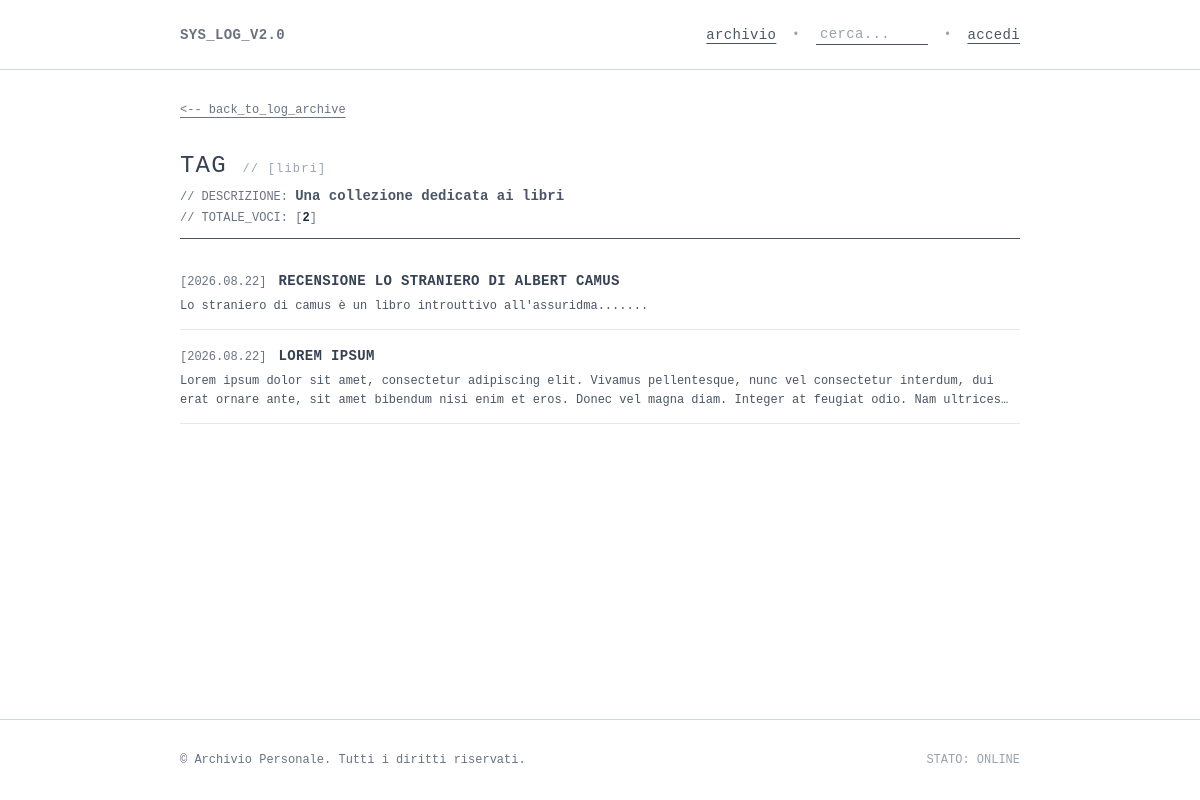
The app's page /tag/5/, older data.
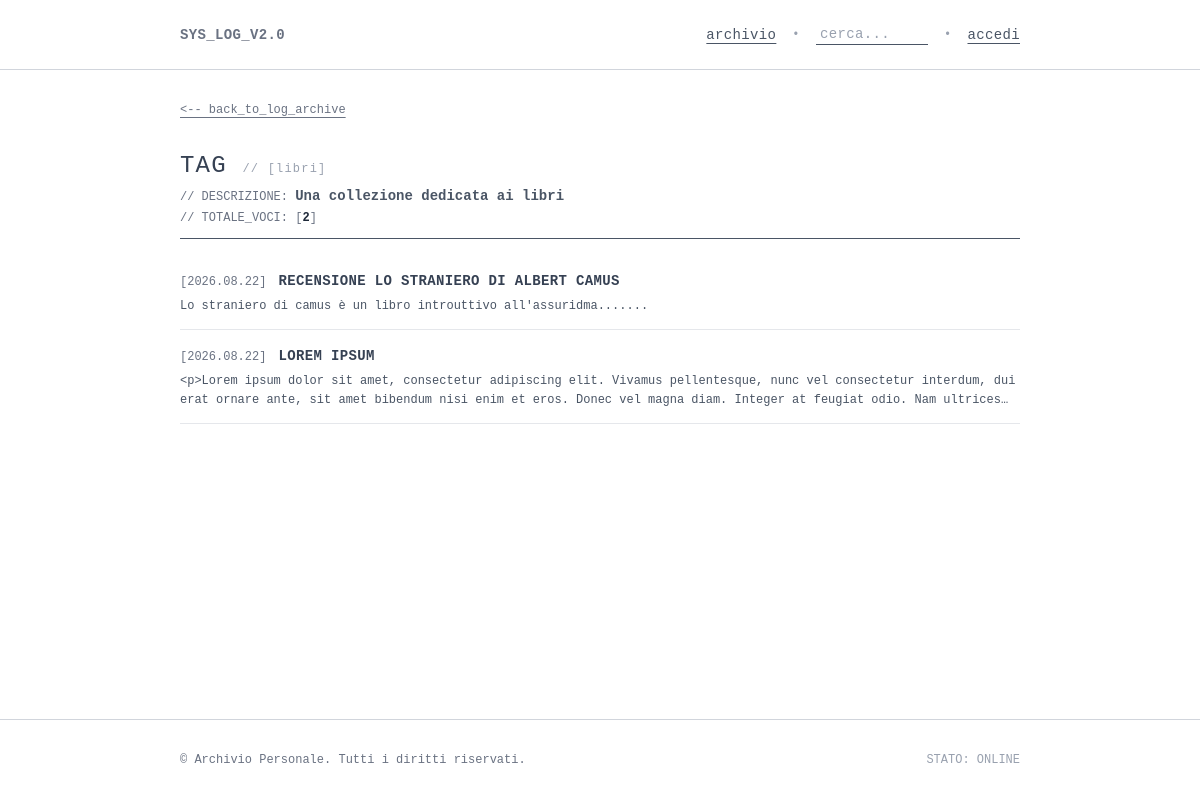
The same page, newer data.
### blog_app/models.py (models this page shows, shortened)
class Post(models.Model):
    author = models.ForeignKey(User, on_delete=models.CASCADE, related_name='posts')
    title = models.CharField(max_length=200)
    text = models.TextField()
    date = models.DateTimeField(auto_now_add=True)
    tags = models.ManyToManyField(Tag, related_name='posts', blank=True)
    likes = models.ManyToManyField(User, related_name='liked_posts', blank=True)
    class Meta:
        verbose_name_plural = 'posts'

### blog_app/views.py (the view)
# urls.py: path('tag/<int:tag_id>/', views.tag, name='tag'),
def tag(request, tag_id):
    tag = get_object_or_404(Tag, id=tag_id)
    posts = tag.posts.all()
    context = {
        'tag': tag,
        'posts': posts,
    }
    return render(request, 'blog_app/tag.html', context)

### blog_app/templates/blog_app/tag.html (shortened to what this page needs)
{% extends 'blog_app/base.html' %}
{% block content %}
<div class="mb-6 sm:mb-8 font-mono text-xs">
  <a href="{% url 'blog_app:posts' %}" class="text-gray-500 hover:text-black underline underline-offset-4">
    &lt;-- back_to_log_archive
  </a>
</div>
<div class="w-full font-mono">
  <div class="flex flex-col sm:flex-row sm:justify-between sm:items-start border-b border-gray-600 pb-3 mb-6 sm:mb-8 gap-3">
    <div class="space-y-1">
      <h1 class="text-xl sm:text-2xl font-mono uppercase tracking-wider text-gray-700 break-words">
        TAG <span class="text-xs font-normal lowercase text-gray-400">// [{{ tag.name|lower }}]</span>
      </h1>
      {% if tag.description %}
        <div class="text-xs text-gray-500 break-words">
          // DESCRIZIONE: <span class="font-mono font-bold text-gray-600 text-xs sm:text-sm">
            {{ tag.description }}
          </span>
        </div>
      {% endif %}
      <div class="text-xs text-gray-500">
        // TOTALE_VOCI: [<strong class="text-gray-800 font-bold">{{ posts.count }}</strong>]
      </div>
    </div>
  </div>
  <div class="space-y-4 text-xs">
    {% for post in posts %}
      <div class="border-b border-gray-200 pb-3">
        <div class="flex flex-wrap items-baseline gap-2 sm:gap-3">
          <span class="text-gray-500 font-mono text-xs shrink-0">[{{ post.date|date:"Y.m.d" }}]</span>
          <a href="{% url 'blog_app:post' post.id %}" class="font-mono font-bold text-gray-700 hover:text-black hover:underline uppercase tracking-wide text-xs sm:text-sm break-words">
            {{ post.title }}
          </a>
        </div>
        <p class="text-gray-600 font-mono text-xs mt-1.5 line-clamp-2 leading-relaxed break-words">
          {{ post.text }}
        </p>
      </div>
    {% empty %}
      <div class="text-xs text-gray-400 italic">
        // nessun post registrato con questo tag.
      </div>
    {% endfor %}
  </div>
</div>
{% endblock content %}

Row changes from the older to the newer data that the page shows:
changed Post "LOREM IPSUM": text "Lorem ipsum dolor sit amet,…" → "<p>Lorem ipsum dolor sit amet,…"
